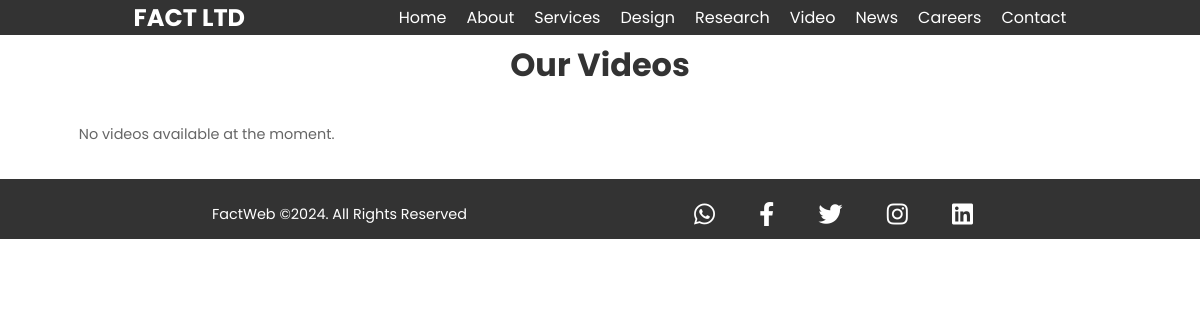
The app's page /video/, older data.
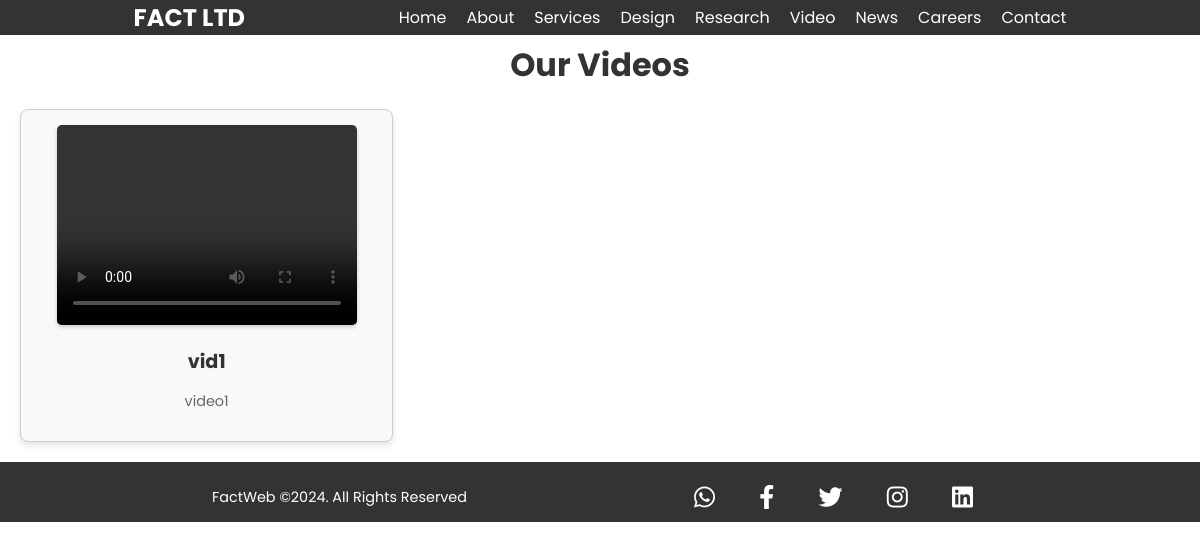
The same page, newer data.
### FactWebApp/models.py (models this page shows, shortened)
class Video(models.Model):
    video_file = models.FileField(upload_to='videos/') # Upload path for videos
    title = models.CharField(max_length=100)
    description = models.TextField(blank=True)
    uploaded_at = models.DateTimeField(auto_now_add=True)

### FactWebApp/views.py (the view)
# urls.py: path('video/', views.video, name='video'),
def video(request):
    videos = Video.objects.all()  # Fetch all videos from the database
    return render(request, 'FactWebApp/video.html', {'videos': videos})

### FactWebApp/templates/FactWebApp/video.html (shortened to what this page needs)
{% extends 'base.html' %}
{% load static %}
{% block content %}
<div class="videos-container">
    <h1>Our Videos</h1>
    <div class="video-grid">
        {% for video in videos %}
        <div class="video-item">
            <video controls>
                <source src="{{ video.video_file.url }}" type="video/mp4">
            </video>
            <h3>{{ video.title }}</h3>
            <p>{{ video.description }}</p>
        </div>
        {% empty %}
        <p>No videos available at the moment.</p>
        {% endfor %}
    </div>
</div>
{% endblock %}
{% block extrastyles %}
<link rel="stylesheet" type="text/css" href="{% static 'FactWebApp/css/video.css' %}">
{% endblock %}

Row changes from the older to the newer data that the page shows:
added Video: title "vid1", description "video1"
Text that changed along with them:
text no longer shown: "No videos available at the moment."
